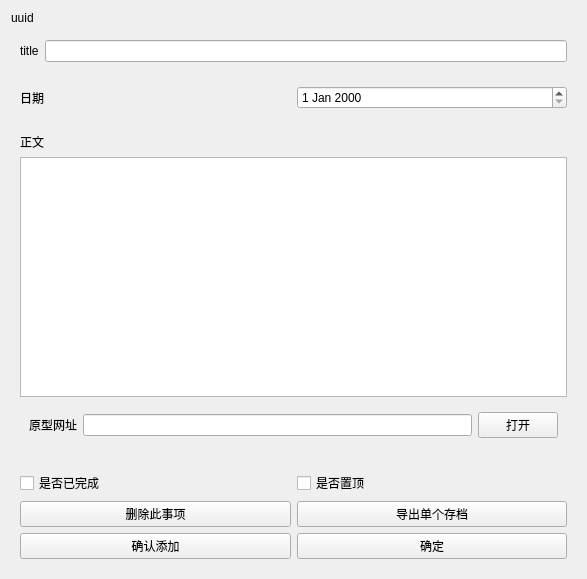
<?xml version="1.0" encoding="UTF-8"?>
<ui version="4.0">
 <class>ItemWgt</class>
 <widget class="QWidget" name="ItemWgt">
  <property name="geometry">
   <rect>
    <x>0</x>
    <y>0</y>
    <width>587</width>
    <height>579</height>
   </rect>
  </property>
  <property name="windowTitle">
   <string>Form</string>
  </property>
  <layout class="QVBoxLayout" name="verticalLayout">
   <item>
    <widget class="QLabel" name="m_pLabUuid">
     <property name="text">
      <string>uuid</string>
     </property>
    </widget>
   </item>
   <item>
    <widget class="QWidget" name="widget_2" native="true">
     <layout class="QHBoxLayout" name="horizontalLayout">
      <item>
       <widget class="QLabel" name="label">
        <property name="text">
         <string>title</string>
        </property>
       </widget>
      </item>
      <item>
       <widget class="QLineEdit" name="m_pLETitle"/>
      </item>
     </layout>
    </widget>
   </item>
   <item>
    <widget class="QWidget" name="widget_4" native="true">
     <layout class="QHBoxLayout" name="horizontalLayout_2">
      <item>
       <widget class="QLabel" name="label_2">
        <property name="text">
         <string>日期</string>
        </property>
       </widget>
      </item>
      <item>
       <widget class="QDateEdit" name="m_pDEDate"/>
      </item>
     </layout>
    </widget>
   </item>
   <item>
    <widget class="QWidget" name="widget_3" native="true">
     <layout class="QVBoxLayout" name="verticalLayout_2">
      <item>
       <widget class="QLabel" name="label_3">
        <property name="text">
         <string>正文</string>
        </property>
       </widget>
      </item>
      <item>
       <widget class="QTextEdit" name="m_pTEMainText"/>
      </item>
      <item>
       <widget class="QWidget" name="widget_5" native="true">
        <layout class="QHBoxLayout" name="horizontalLayout_3">
         <item>
          <widget class="QLabel" name="label_4">
           <property name="text">
            <string>原型网址</string>
           </property>
          </widget>
         </item>
         <item>
          <widget class="QLineEdit" name="m_pLENet"/>
         </item>
         <item>
          <widget class="QPushButton" name="m_pBtnOpenWeb">
           <property name="text">
            <string>打开</string>
           </property>
          </widget>
         </item>
        </layout>
       </widget>
      </item>
     </layout>
    </widget>
   </item>
   <item>
    <widget class="QWidget" name="widget" native="true">
     <layout class="QGridLayout" name="gridLayout">
      <item row="0" column="1">
       <widget class="QCheckBox" name="m_pCBIsOnTop">
        <property name="text">
         <string>是否置顶</string>
        </property>
       </widget>
      </item>
      <item row="3" column="0">
       <widget class="QPushButton" name="m_pBtnEnsureAdd">
        <property name="text">
         <string>确认添加</string>
        </property>
       </widget>
      </item>
      <item row="1" column="1">
       <widget class="QPushButton" name="m_pBtnExportOne">
        <property name="text">
         <string>导出单个存档</string>
        </property>
       </widget>
      </item>
      <item row="0" column="0">
       <widget class="QCheckBox" name="m_pCBIsFinished">
        <property name="text">
         <string>是否已完成</string>
        </property>
       </widget>
      </item>
      <item row="3" column="1">
       <widget class="QPushButton" name="m_pBtnEnsure">
        <property name="text">
         <string>确定</string>
        </property>
       </widget>
      </item>
      <item row="1" column="0">
       <widget class="QPushButton" name="m_pBtnDelete">
        <property name="text">
         <string>删除此事项</string>
        </property>
       </widget>
      </item>
     </layout>
    </widget>
   </item>
  </layout>
 </widget>
 <resources/>
 <connections/>
</ui>
